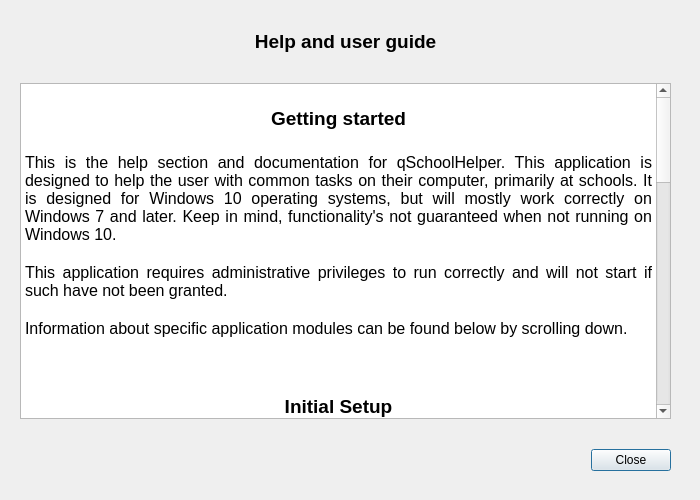
<?xml version="1.0" encoding="UTF-8"?>
<ui version="4.0">
 <class>HelpDialog</class>
 <widget class="QDialog" name="HelpDialog">
  <property name="geometry">
   <rect>
    <x>0</x>
    <y>0</y>
    <width>700</width>
    <height>500</height>
   </rect>
  </property>
  <property name="sizePolicy">
   <sizepolicy hsizetype="Fixed" vsizetype="Fixed">
    <horstretch>0</horstretch>
    <verstretch>0</verstretch>
   </sizepolicy>
  </property>
  <property name="minimumSize">
   <size>
    <width>700</width>
    <height>500</height>
   </size>
  </property>
  <property name="maximumSize">
   <size>
    <width>700</width>
    <height>500</height>
   </size>
  </property>
  <property name="windowTitle">
   <string>Help</string>
  </property>
  <widget class="QWidget" name="verticalLayoutWidget">
   <property name="geometry">
    <rect>
     <x>-10</x>
     <y>0</y>
     <width>711</width>
     <height>501</height>
    </rect>
   </property>
   <layout class="QVBoxLayout" name="verticalLayout">
    <property name="spacing">
     <number>30</number>
    </property>
    <property name="sizeConstraint">
     <enum>QLayout::SetDefaultConstraint</enum>
    </property>
    <property name="leftMargin">
     <number>30</number>
    </property>
    <property name="topMargin">
     <number>30</number>
    </property>
    <property name="rightMargin">
     <number>30</number>
    </property>
    <property name="bottomMargin">
     <number>30</number>
    </property>
    <item>
     <widget class="QLabel" name="title_label">
      <property name="sizePolicy">
       <sizepolicy hsizetype="Preferred" vsizetype="Preferred">
        <horstretch>0</horstretch>
        <verstretch>0</verstretch>
       </sizepolicy>
      </property>
      <property name="font">
       <font>
        <pointsize>14</pointsize>
        <weight>75</weight>
        <bold>true</bold>
       </font>
      </property>
      <property name="frameShape">
       <enum>QFrame::NoFrame</enum>
      </property>
      <property name="text">
       <string>Help and user guide</string>
      </property>
      <property name="textFormat">
       <enum>Qt::AutoText</enum>
      </property>
      <property name="scaledContents">
       <bool>false</bool>
      </property>
      <property name="alignment">
       <set>Qt::AlignCenter</set>
      </property>
     </widget>
    </item>
    <item>
     <widget class="QTextBrowser" name="help_text_browser">
      <property name="frameShadow">
       <enum>QFrame::Sunken</enum>
      </property>
      <property name="autoFormatting">
       <set>QTextEdit::AutoAll</set>
      </property>
      <property name="documentTitle">
       <string/>
      </property>
      <property name="html">
       <string>&lt;!DOCTYPE HTML PUBLIC &quot;-//W3C//DTD HTML 4.0//EN&quot; &quot;http://www.w3.org/TR/REC-html40/strict.dtd&quot;&gt;
&lt;html&gt;&lt;head&gt;&lt;meta name=&quot;qrichtext&quot; content=&quot;1&quot; /&gt;&lt;style type=&quot;text/css&quot;&gt;
p, li { white-space: pre-wrap; }
&lt;/style&gt;&lt;/head&gt;&lt;body style=&quot; font-family:'Lato'; font-size:10pt; font-weight:504; font-style:normal;&quot;&gt;
&lt;p align=&quot;center&quot; style=&quot;-qt-paragraph-type:empty; margin-top:0px; margin-bottom:0px; margin-left:0px; margin-right:0px; -qt-block-indent:0; text-indent:0px; font-family:'Cantarell'; font-size:12pt; font-weight:400;&quot;&gt;&lt;br /&gt;&lt;/p&gt;
&lt;p align=&quot;center&quot; style=&quot; margin-top:0px; margin-bottom:0px; margin-left:0px; margin-right:0px; -qt-block-indent:0; text-indent:0px;&quot;&gt;&lt;span style=&quot; font-family:'Cantarell'; font-size:14pt; font-weight:600;&quot;&gt;Getting started&lt;/span&gt;&lt;/p&gt;
&lt;p align=&quot;center&quot; style=&quot;-qt-paragraph-type:empty; margin-top:0px; margin-bottom:0px; margin-left:0px; margin-right:0px; -qt-block-indent:0; text-indent:0px; font-family:'Cantarell'; font-size:14pt; font-weight:600;&quot;&gt;&lt;br /&gt;&lt;/p&gt;
&lt;p align=&quot;justify&quot; style=&quot; margin-top:0px; margin-bottom:0px; margin-left:0px; margin-right:0px; -qt-block-indent:0; text-indent:0px;&quot;&gt;&lt;span style=&quot; font-family:'Cantarell'; font-size:12pt; font-weight:400;&quot;&gt;This is the help section and documentation for qSchoolHelper. This application is designed to help the user with common tasks on their computer, primarily at schools. It is designed for Windows 10 operating systems, but will mostly work correctly on Windows 7 and later. Keep in mind, functionality's not guaranteed when not running on Windows 10.&lt;/span&gt;&lt;/p&gt;
&lt;p align=&quot;justify&quot; style=&quot;-qt-paragraph-type:empty; margin-top:0px; margin-bottom:0px; margin-left:0px; margin-right:0px; -qt-block-indent:0; text-indent:0px; font-family:'Cantarell'; font-size:12pt; font-weight:400;&quot;&gt;&lt;br /&gt;&lt;/p&gt;
&lt;p align=&quot;justify&quot; style=&quot; margin-top:0px; margin-bottom:0px; margin-left:0px; margin-right:0px; -qt-block-indent:0; text-indent:0px;&quot;&gt;&lt;span style=&quot; font-family:'Cantarell'; font-size:12pt; font-weight:400;&quot;&gt;This application requires administrative privileges to run correctly and will not start if such have not been granted.&lt;/span&gt;&lt;/p&gt;
&lt;p align=&quot;justify&quot; style=&quot;-qt-paragraph-type:empty; margin-top:0px; margin-bottom:0px; margin-left:0px; margin-right:0px; -qt-block-indent:0; text-indent:0px; font-family:'Cantarell'; font-size:12pt; font-weight:400;&quot;&gt;&lt;br /&gt;&lt;/p&gt;
&lt;p align=&quot;justify&quot; style=&quot; margin-top:0px; margin-bottom:0px; margin-left:0px; margin-right:0px; -qt-block-indent:0; text-indent:0px;&quot;&gt;&lt;span style=&quot; font-family:'Cantarell'; font-size:12pt; font-weight:400;&quot;&gt;Information about specific application modules can be found below by scrolling down.&lt;/span&gt;&lt;/p&gt;
&lt;p align=&quot;justify&quot; style=&quot;-qt-paragraph-type:empty; margin-top:0px; margin-bottom:0px; margin-left:0px; margin-right:0px; -qt-block-indent:0; text-indent:0px; font-family:'Cantarell'; font-size:12pt; font-weight:400;&quot;&gt;&lt;br /&gt;&lt;/p&gt;
&lt;p align=&quot;justify&quot; style=&quot;-qt-paragraph-type:empty; margin-top:0px; margin-bottom:0px; margin-left:0px; margin-right:0px; -qt-block-indent:0; text-indent:0px; font-family:'Cantarell'; font-size:12pt; font-weight:400;&quot;&gt;&lt;br /&gt;&lt;/p&gt;
&lt;p style=&quot;-qt-paragraph-type:empty; margin-top:0px; margin-bottom:0px; margin-left:0px; margin-right:0px; -qt-block-indent:0; text-indent:0px; font-family:'Cantarell'; font-size:12pt; font-weight:400;&quot;&gt;&lt;br /&gt;&lt;/p&gt;
&lt;p align=&quot;center&quot; style=&quot; margin-top:0px; margin-bottom:0px; margin-left:0px; margin-right:0px; -qt-block-indent:0; text-indent:0px;&quot;&gt;&lt;span style=&quot; font-family:'Cantarell'; font-size:14pt; font-weight:600;&quot;&gt;Initial Setup&lt;/span&gt;&lt;/p&gt;
&lt;p align=&quot;center&quot; style=&quot;-qt-paragraph-type:empty; margin-top:0px; margin-bottom:0px; margin-left:0px; margin-right:0px; -qt-block-indent:0; text-indent:0px; font-family:'Cantarell'; font-size:14pt; font-weight:600;&quot;&gt;&lt;br /&gt;&lt;/p&gt;
&lt;p align=&quot;justify&quot; style=&quot; margin-top:0px; margin-bottom:0px; margin-left:0px; margin-right:0px; -qt-block-indent:0; text-indent:0px;&quot;&gt;&lt;span style=&quot; font-family:'Cantarell'; font-size:12pt; font-weight:400;&quot;&gt;The &lt;/span&gt;&lt;span style=&quot; font-family:'Cantarell'; font-size:12pt; font-weight:400; font-style:italic;&quot;&gt;Initial Setup &lt;/span&gt;&lt;span style=&quot; font-family:'Cantarell'; font-size:12pt; font-weight:400;&quot;&gt;function's purpose is get the system from an initial, unconfigured state, to a quicker working system with essential software preinstalled. It does so by disabling several unnecessary system services, cleaning the system (in the same way the Cleaner does) and installing all necessary software.&lt;/span&gt;&lt;/p&gt;
&lt;p align=&quot;justify&quot; style=&quot;-qt-paragraph-type:empty; margin-top:0px; margin-bottom:0px; margin-left:0px; margin-right:0px; -qt-block-indent:0; text-indent:0px; font-family:'Cantarell'; font-size:12pt; font-weight:400;&quot;&gt;&lt;br /&gt;&lt;/p&gt;
&lt;p align=&quot;justify&quot; style=&quot; margin-top:0px; margin-bottom:0px; margin-left:0px; margin-right:0px; -qt-block-indent:0; text-indent:0px;&quot;&gt;&lt;span style=&quot; font-family:'Cantarell'; font-size:12pt; font-weight:400;&quot;&gt;To use the rest of the program, the &lt;/span&gt;&lt;span style=&quot; font-family:'Cantarell'; font-size:12pt; font-weight:400; font-style:italic;&quot;&gt;Initial Setup&lt;/span&gt;&lt;span style=&quot; font-family:'Cantarell'; font-size:12pt; font-weight:400;&quot;&gt; function will need to have been run at least once. If you wish to bypass that, you can create a text file named &amp;quot;initial_setup_done.txt&amp;quot; in C:\ProgramData\qSchoolCleaner\.&lt;/span&gt;&lt;/p&gt;
&lt;p align=&quot;justify&quot; style=&quot;-qt-paragraph-type:empty; margin-top:0px; margin-bottom:0px; margin-left:0px; margin-right:0px; -qt-block-indent:0; text-indent:0px; font-family:'Cantarell'; font-size:12pt; font-weight:400;&quot;&gt;&lt;br /&gt;&lt;/p&gt;
&lt;p align=&quot;justify&quot; style=&quot;-qt-paragraph-type:empty; margin-top:0px; margin-bottom:0px; margin-left:0px; margin-right:0px; -qt-block-indent:0; text-indent:0px; font-family:'Cantarell'; font-size:12pt; font-weight:400;&quot;&gt;&lt;br /&gt;&lt;/p&gt;
&lt;p align=&quot;justify&quot; style=&quot;-qt-paragraph-type:empty; margin-top:0px; margin-bottom:0px; margin-left:0px; margin-right:0px; -qt-block-indent:0; text-indent:0px; font-family:'Cantarell'; font-size:12pt; font-weight:400;&quot;&gt;&lt;br /&gt;&lt;/p&gt;
&lt;p align=&quot;center&quot; style=&quot; margin-top:0px; margin-bottom:0px; margin-left:0px; margin-right:0px; -qt-block-indent:0; text-indent:0px;&quot;&gt;&lt;span style=&quot; font-family:'Cantarell'; font-size:14pt; font-weight:600;&quot;&gt;Cleaner&lt;/span&gt;&lt;/p&gt;
&lt;p align=&quot;center&quot; style=&quot;-qt-paragraph-type:empty; margin-top:0px; margin-bottom:0px; margin-left:0px; margin-right:0px; -qt-block-indent:0; text-indent:0px; font-family:'Cantarell'; font-size:14pt; font-weight:600;&quot;&gt;&lt;br /&gt;&lt;/p&gt;
&lt;p align=&quot;justify&quot; style=&quot; margin-top:0px; margin-bottom:0px; margin-left:0px; margin-right:0px; -qt-block-indent:0; text-indent:0px;&quot;&gt;&lt;span style=&quot; font-family:'Cantarell'; font-size:12pt; font-weight:400;&quot;&gt;The &lt;/span&gt;&lt;span style=&quot; font-family:'Cantarell'; font-size:12pt; font-weight:400; font-style:italic;&quot;&gt;Cleaner&lt;/span&gt;&lt;span style=&quot; font-family:'Cantarell'; font-size:12pt; font-weight:400;&quot;&gt;'s main aim is to remove unneeded files (mostly caches and temporary files) from the computer's drive in order to make it more responsive and free up disk space. The cleaner also removes all .bat and .cmd files from all users' desktops, due to the high frequency of student &amp;quot;pranks&amp;quot; based on creating rogue .bat and .cmd files. &lt;/span&gt;&lt;/p&gt;
&lt;p align=&quot;justify&quot; style=&quot;-qt-paragraph-type:empty; margin-top:0px; margin-bottom:0px; margin-left:0px; margin-right:0px; -qt-block-indent:0; text-indent:0px; font-family:'Cantarell'; font-size:12pt; font-weight:400;&quot;&gt;&lt;br /&gt;&lt;/p&gt;
&lt;p align=&quot;justify&quot; style=&quot; margin-top:0px; margin-bottom:0px; margin-left:0px; margin-right:0px; -qt-block-indent:0; text-indent:0px;&quot;&gt;&lt;span style=&quot; font-family:'Cantarell'; font-size:12pt; font-weight:400;&quot;&gt;The &lt;/span&gt;&lt;span style=&quot; font-family:'Cantarell'; font-size:12pt; font-weight:400; font-style:italic;&quot;&gt;Cleaner&lt;/span&gt;&lt;span style=&quot; font-family:'Cantarell'; font-size:12pt; font-weight:400;&quot;&gt; achieves its goal by using a software package called &lt;/span&gt;&lt;span style=&quot; font-family:'Cantarell'; font-size:12pt; font-weight:400; font-style:italic;&quot;&gt;BleachBit&lt;/span&gt;&lt;span style=&quot; font-family:'Cantarell'; font-size:12pt; font-weight:400;&quot;&gt; to clean temporary files and caches quickly and responsibly.&lt;/span&gt;&lt;/p&gt;
&lt;p style=&quot;-qt-paragraph-type:empty; margin-top:0px; margin-bottom:0px; margin-left:0px; margin-right:0px; -qt-block-indent:0; text-indent:0px; font-family:'Cantarell'; font-size:12pt; font-weight:400;&quot;&gt;&lt;br /&gt;&lt;/p&gt;
&lt;p style=&quot;-qt-paragraph-type:empty; margin-top:0px; margin-bottom:0px; margin-left:0px; margin-right:0px; -qt-block-indent:0; text-indent:0px; font-family:'Cantarell'; font-size:12pt; font-weight:400;&quot;&gt;&lt;br /&gt;&lt;/p&gt;
&lt;p style=&quot;-qt-paragraph-type:empty; margin-top:0px; margin-bottom:0px; margin-left:0px; margin-right:0px; -qt-block-indent:0; text-indent:0px; font-family:'Cantarell'; font-size:12pt; font-weight:400;&quot;&gt;&lt;br /&gt;&lt;/p&gt;
&lt;p align=&quot;center&quot; style=&quot; margin-top:0px; margin-bottom:0px; margin-left:0px; margin-right:0px; -qt-block-indent:0; text-indent:0px;&quot;&gt;&lt;span style=&quot; font-family:'Cantarell'; font-size:14pt; font-weight:600;&quot;&gt;Software Installer&lt;/span&gt;&lt;/p&gt;
&lt;p align=&quot;center&quot; style=&quot;-qt-paragraph-type:empty; margin-top:0px; margin-bottom:0px; margin-left:0px; margin-right:0px; -qt-block-indent:0; text-indent:0px; font-family:'Cantarell'; font-size:14pt; font-weight:600;&quot;&gt;&lt;br /&gt;&lt;/p&gt;
&lt;p align=&quot;justify&quot; style=&quot; margin-top:0px; margin-bottom:0px; margin-left:0px; margin-right:0px; -qt-block-indent:0; text-indent:0px;&quot;&gt;&lt;span style=&quot; font-family:'Cantarell'; font-size:12pt; font-weight:400;&quot;&gt;The &lt;/span&gt;&lt;span style=&quot; font-family:'Cantarell'; font-size:12pt; font-weight:400; font-style:italic;&quot;&gt;Software Installer&lt;/span&gt;&lt;span style=&quot; font-family:'Cantarell'; font-size:12pt; font-weight:400;&quot;&gt;'s purpose is to help the user to install missing software packages that would be required for a correct functioning of the system in a school environment. These software packages include:&lt;/span&gt;&lt;/p&gt;
&lt;p align=&quot;justify&quot; style=&quot; margin-top:0px; margin-bottom:0px; margin-left:0px; margin-right:0px; -qt-block-indent:0; text-indent:0px;&quot;&gt;&lt;span style=&quot; font-family:'Cantarell'; font-size:12pt; font-weight:400;&quot;&gt;–  Adobe Reader;&lt;/span&gt;&lt;/p&gt;
&lt;p align=&quot;justify&quot; style=&quot; margin-top:0px; margin-bottom:0px; margin-left:0px; margin-right:0px; -qt-block-indent:0; text-indent:0px;&quot;&gt;&lt;span style=&quot; font-family:'Cantarell'; font-size:12pt; font-weight:400;&quot;&gt;–  LibreOffice;&lt;/span&gt;&lt;/p&gt;
&lt;p align=&quot;justify&quot; style=&quot; margin-top:0px; margin-bottom:0px; margin-left:0px; margin-right:0px; -qt-block-indent:0; text-indent:0px;&quot;&gt;&lt;span style=&quot; font-family:'Cantarell'; font-size:12pt; font-weight:400;&quot;&gt;–  Mozilla Firefox;&lt;/span&gt;&lt;/p&gt;
&lt;p align=&quot;justify&quot; style=&quot; margin-top:0px; margin-bottom:0px; margin-left:0px; margin-right:0px; -qt-block-indent:0; text-indent:0px;&quot;&gt;&lt;span style=&quot; font-family:'Cantarell'; font-size:12pt; font-weight:400;&quot;&gt;–  PowerPoint Viewer;&lt;/span&gt;&lt;/p&gt;
&lt;p align=&quot;justify&quot; style=&quot; margin-top:0px; margin-bottom:0px; margin-left:0px; margin-right:0px; -qt-block-indent:0; text-indent:0px;&quot;&gt;&lt;span style=&quot; font-family:'Cantarell'; font-size:12pt; font-weight:400;&quot;&gt;–  VLC Media Player.&lt;/span&gt;&lt;/p&gt;
&lt;p align=&quot;justify&quot; style=&quot;-qt-paragraph-type:empty; margin-top:0px; margin-bottom:0px; margin-left:0px; margin-right:0px; -qt-block-indent:0; text-indent:0px; font-family:'Cantarell'; font-size:12pt; font-weight:400;&quot;&gt;&lt;br /&gt;&lt;/p&gt;
&lt;p align=&quot;justify&quot; style=&quot; margin-top:0px; margin-bottom:0px; margin-left:0px; margin-right:0px; -qt-block-indent:0; text-indent:0px;&quot;&gt;&lt;span style=&quot; font-family:'Cantarell'; font-size:12pt; font-weight:400;&quot;&gt;These applications will automatically be installed when &lt;/span&gt;&lt;span style=&quot; font-family:'Cantarell'; font-size:12pt; font-weight:400; font-style:italic;&quot;&gt;Initial Setup&lt;/span&gt;&lt;span style=&quot; font-family:'Cantarell'; font-size:12pt; font-weight:400;&quot;&gt; is run and can be reinstalled by using the &lt;/span&gt;&lt;span style=&quot; font-family:'Cantarell'; font-size:12pt; font-weight:400; font-style:italic;&quot;&gt;Software Installer&lt;/span&gt;&lt;span style=&quot; font-family:'Cantarell'; font-size:12pt; font-weight:400;&quot;&gt; when needed.&lt;/span&gt;&lt;/p&gt;
&lt;p align=&quot;justify&quot; style=&quot;-qt-paragraph-type:empty; margin-top:0px; margin-bottom:0px; margin-left:0px; margin-right:0px; -qt-block-indent:0; text-indent:0px; font-family:'Cantarell'; font-size:12pt; font-weight:400;&quot;&gt;&lt;br /&gt;&lt;/p&gt;
&lt;p align=&quot;justify&quot; style=&quot;-qt-paragraph-type:empty; margin-top:0px; margin-bottom:0px; margin-left:0px; margin-right:0px; -qt-block-indent:0; text-indent:0px; font-family:'Cantarell'; font-size:12pt; font-weight:400;&quot;&gt;&lt;br /&gt;&lt;/p&gt;
&lt;p align=&quot;center&quot; style=&quot; margin-top:0px; margin-bottom:0px; margin-left:0px; margin-right:0px; -qt-block-indent:0; text-indent:0px;&quot;&gt;&lt;span style=&quot; font-family:'Cantarell'; font-size:14pt; font-weight:600;&quot;&gt;Problem Solver&lt;/span&gt;&lt;/p&gt;
&lt;p style=&quot;-qt-paragraph-type:empty; margin-top:0px; margin-bottom:0px; margin-left:0px; margin-right:0px; -qt-block-indent:0; text-indent:0px; font-family:'Cantarell'; font-size:14pt; font-weight:600;&quot;&gt;&lt;br /&gt;&lt;/p&gt;
&lt;p style=&quot; margin-top:0px; margin-bottom:0px; margin-left:0px; margin-right:0px; -qt-block-indent:0; text-indent:0px;&quot;&gt;&lt;span style=&quot; font-family:'Cantarell'; font-size:12pt; font-weight:400;&quot;&gt;The &lt;/span&gt;&lt;span style=&quot; font-family:'Cantarell'; font-size:12pt; font-weight:400; font-style:italic;&quot;&gt;Problem Solver&lt;/span&gt;&lt;span style=&quot; font-family:'Cantarell'; font-size:12pt; font-weight:400;&quot;&gt;'s purpose is to help the user with commonly encountered problems while using the computer. It does so by presenting the user with four problematic scenarios and then walks the user through common troubleshooting steps that should help in most cases.&lt;/span&gt;&lt;/p&gt;&lt;/body&gt;&lt;/html&gt;</string>
      </property>
     </widget>
    </item>
    <item>
     <widget class="QDialogButtonBox" name="button_box">
      <property name="orientation">
       <enum>Qt::Horizontal</enum>
      </property>
      <property name="standardButtons">
       <set>QDialogButtonBox::Close</set>
      </property>
     </widget>
    </item>
   </layout>
  </widget>
 </widget>
 <resources/>
 <connections>
  <connection>
   <sender>button_box</sender>
   <signal>accepted()</signal>
   <receiver>HelpDialog</receiver>
   <slot>accept()</slot>
   <hints>
    <hint type="sourcelabel">
     <x>248</x>
     <y>254</y>
    </hint>
    <hint type="destinationlabel">
     <x>157</x>
     <y>274</y>
    </hint>
   </hints>
  </connection>
  <connection>
   <sender>button_box</sender>
   <signal>rejected()</signal>
   <receiver>HelpDialog</receiver>
   <slot>reject()</slot>
   <hints>
    <hint type="sourcelabel">
     <x>316</x>
     <y>260</y>
    </hint>
    <hint type="destinationlabel">
     <x>286</x>
     <y>274</y>
    </hint>
   </hints>
  </connection>
 </connections>
</ui>
